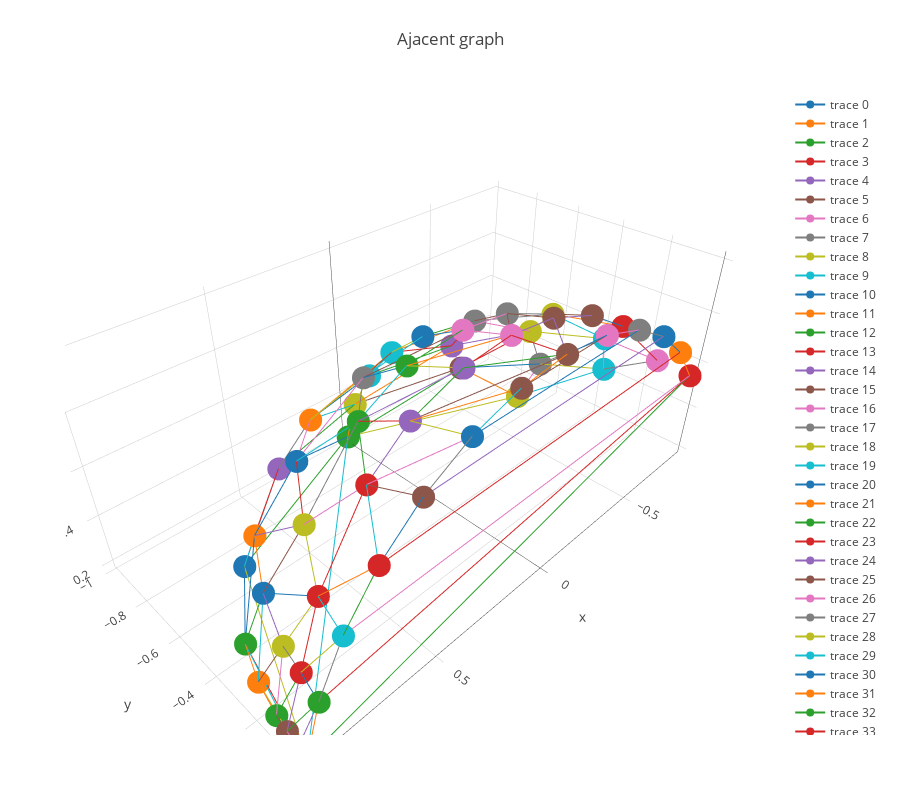

The cell this chart's notebook holds for it:
### Code cell


### Figure 1 — Plotly figure (JSON) as saved in the notebook; plotly's stock layout.template omitted (floating-point values rounded to 4 significant figures)
{"data": [{"type": "scatter3d", "x": [0, -0.1951], "y": [0, -6.758e-08], "z": [1, 0.9808]}, {"type": "scatter3d", "x": [0, 0.1951], "y": [0, 0], "z": [1, 0.9808]}, {"type": "scatter3d", "x": [0, 0.2028], "y": [0, -0.1946], "z": [1, 0.9597]}, {"type": "scatter3d", "x": [0, 6.375e-08], "y": [0, -0.1951], "z": [1, 0.9808]}, {"type": "scatter3d", "x": [0, -0.2028], "y": [0, -0.1946], "z": [1, 0.9597]}, {"type": "scatter3d", "x": [0, 0.4137], "y": [0, -0.1901], "z": [1, 0.8903]}, {"type": "scatter3d", "x": [-0.8321, -0.7071], "y": [-0.3548, -0.3015], "z": [0.4264, 0.6396]}, {"type": "scatter3d", "x": [-0.8321, -0.8069], "y": [-0.3548, -0.1248], "z": [0.4264, 0.5773]}, {"type": "scatter3d", "x": [-0.8321, -0.7071], "y": [-0.3548, -0.5774], "z": [0.4264, 0.4082]}, {"type": "scatter3d", "x": [-0.8321, -0.7071], "y": [-0.3548, -0.6786], "z": [0.4264, 0.1988]}, {"type": "scatter3d", "x": [-0.5907, -0.4137], "y": [-0.1705, -0.1901], "z": [0.7887, 0.8903]}, {"type": "scatter3d", "x": [-0.5907, -0.4472], "y": [-0.1705, -0.3651], "z": [0.7887, 0.8165]}, {"type": "scatter3d", "x": [-0.5907, -0.7071], "y": [-0.1705, -0.3015], "z": [0.7887, 0.6396]}, {"type": "scatter3d", "x": [-0.5907, -0.8069], "y": [-0.1705, -0.1248], "z": [0.7887, 0.5773]}, {"type": "scatter3d", "x": [-0.4137, -0.2028], "y": [-0.1901, -0.1946], "z": [0.8903, 0.9597]}, {"type": "scatter3d", "x": [-0.4137, -0.4472], "y": [-0.1901, -0.3651], "z": [0.8903, 0.8165]}, {"type": "scatter3d", "x": [-0.7071, -0.8069], "y": [-0.3015, -0.1248], "z": [0.6396, 0.5773]}, {"type": "scatter3d", "x": [-0.7071, -0.7071], "y": [-0.3015, -0.5774], "z": [0.6396, 0.4082]}, {"type": "scatter3d", "x": [-0.7071, -0.5547], "y": [-0.3015, -0.5322], "z": [0.6396, 0.6396]}, {"type": "scatter3d", "x": [-0.7071, -0.4472], "y": [-0.3015, -0.3651], "z": [0.6396, 0.8165]}, {"type": "scatter3d", "x": [-0.4587, -0.7071], "y": [-0.7911, -0.5774], "z": [0.4046, 0.4082]}, {"type": "scatter3d", "x": [-0.4587, -0.7071], "y": [-0.7911, -0.6786], "z": [0.4046, 0.1988]}, {"type": "scatter3d", "x": [-0.4587, 3.205e-07], "y": [-0.7911, -0.9808], "z": [0.4046, 0.1951]}, {"type": "scatter3d", "x": [-0.4587, -0.5547], "y": [-0.7911, -0.5322], "z": [0.4046, 0.6396]}, {"type": "scatter3d", "x": [-0.4587, -0.3437], "y": [-0.7911, -0.7406], "z": [0.4046, 0.5773]}, {"type": "scatter3d", "x": [-0.4587, 3.019e-07], "y": [-0.7911, -0.9239], "z": [0.4046, 0.3827]}, {"type": "scatter3d", "x": [-0.7071, -0.7071], "y": [-0.5774, -0.6786], "z": [0.4082, 0.1988]}, {"type": "scatter3d", "x": [-0.7071, -0.5547], "y": [-0.5774, -0.5322], "z": [0.4082, 0.6396]}, {"type": "scatter3d", "x": [-0.7071, 3.205e-07], "y": [-0.6786, -0.9808], "z": [0.1988, 0.1951]}, {"type": "scatter3d", "x": [3.205e-07, 0.9808], "y": [-0.9808, 0], "z": [0.1951, 0.1951]}, {"type": "scatter3d", "x": [3.205e-07, 0.4587], "y": [-0.9808, -0.7911], "z": [0.1951, 0.4046]}, {"type": "scatter3d", "x": [3.205e-07, 3.019e-07], "y": [-0.9808, -0.9239], "z": [0.1951, 0.3827]}, {"type": "scatter3d", "x": [3.205e-07, 0.7071], "y": [-0.9808, -0.6786], "z": [0.1951, 0.1988]}, {"type": "scatter3d", "x": [-0.2028, -0.4472], "y": [-0.1946, -0.3651], "z": [0.9597, 0.8165]}, {"type": "scatter3d", "x": [-0.2028, 6.375e-08], "y": [-0.1946, -0.1951], "z": [0.9597, 0.9808]}, {"type": "scatter3d", "x": [-0.2028, -0.2284], "y": [-0.1946, -0.3939], "z": [0.9597, 0.8903]}, {"type": "scatter3d", "x": [0.3827, 0.5907], "y": [0, -0.1705], "z": [0.9239, 0.7887]}, {"type": "scatter3d", "x": [0.3827, 0.5556], "y": [0, 0], "z": [0.9239, 0.8315]}, {"type": "scatter3d", "x": [0.3827, 0.4137], "y": [0, -0.1901], "z": [0.9239, 0.8903]}, {"type": "scatter3d", "x": [0.3827, 0.1951], "y": [0, 0], "z": [0.9239, 0.9808]}, {"type": "scatter3d", "x": [0.3827, -0.3827], "y": [0, -1.326e-07], "z": [0.9239, 0.9239]}, {"type": "scatter3d", "x": [0.4137, 0.1951], "y": [-0.1901, 0], "z": [0.8903, 0.9808]}, {"type": "scatter3d", "x": [0.4137, 0.2028], "y": [-0.1901, -0.1946], "z": [0.8903, 0.9597]}, {"type": "scatter3d", "x": [0.4137, 0.4472], "y": [-0.1901, -0.3651], "z": [0.8903, 0.8165]}, {"type": "scatter3d", "x": [0.4137, 0.5907], "y": [-0.1901, -0.1705], "z": [0.8903, 0.7887]}, {"type": "scatter3d", "x": [0.1951, -0.1951], "y": [0, -6.758e-08], "z": [0.9808, 0.9808]}, {"type": "scatter3d", "x": [-0.3827, -0.1951], "y": [-1.326e-07, -6.758e-08], "z": [0.9239, 0.9808]}, {"type": "scatter3d", "x": [-0.3827, -0.5556], "y": [-1.326e-07, -1.925e-07], "z": [0.9239, 0.8315]}, {"type": "scatter3d", "x": [0.2284, 0.2028], "y": [-0.3939, -0.1946], "z": [0.8903, 0.9597]}, {"type": "scatter3d", "x": [0.2284, 0.4472], "y": [-0.3939, -0.3651], "z": [0.8903, 0.8165]}, {"type": "scatter3d", "x": [0.2284, 0.2588], "y": [-0.3939, -0.5577], "z": [0.8903, 0.7887]}, {"type": "scatter3d", "x": [0.2284, 6.375e-08], "y": [-0.3939, -0.1951], "z": [0.8903, 0.9808]}, {"type": "scatter3d", "x": [0.2284, 1.251e-07], "y": [-0.3939, -0.3827], "z": [0.8903, 0.9239]}, {"type": "scatter3d", "x": [0.2028, 6.375e-08], "y": [-0.1946, -0.1951], "z": [0.9597, 0.9808]}, {"type": "scatter3d", "x": [0.2028, 0.4472], "y": [-0.1946, -0.3651], "z": [0.9597, 0.8165]}, {"type": "scatter3d", "x": [6.375e-08, -0.2284], "y": [-0.1951, -0.3939], "z": [0.9808, 0.8903]}, {"type": "scatter3d", "x": [6.375e-08, 1.251e-07], "y": [-0.1951, -0.3827], "z": [0.9808, 0.9239]}, {"type": "scatter3d", "x": [0.7071, 0.4587], "y": [-0.6786, -0.7911], "z": [0.1988, 0.4046]}, {"type": "scatter3d", "x": [0.7071, 0.9808], "y": [-0.6786, 0], "z": [0.1988, 0.1951]}, {"type": "scatter3d", "x": [0.7071, 0.7071], "y": [-0.6786, -0.5774], "z": [0.1988, 0.4082]}, {"type": "scatter3d", "x": [0.7071, 0.8886], "y": [-0.6786, -0.4084], "z": [0.1988, 0.2088]}, {"type": "scatter3d", "x": [-0.2588, 2.311e-07], "y": [-0.5577, -0.7071], "z": [0.7887, 0.7071]}, {"type": "scatter3d", "x": [-0.2588, 1.816e-07], "y": [-0.5577, -0.5556], "z": [0.7887, 0.8315]}, {"type": "scatter3d", "x": [-0.2588, -0.3437], "y": [-0.5577, -0.7406], "z": [0.7887, 0.5773]}, {"type": "scatter3d", "x": [-0.2588, 1.251e-07], "y": [-0.5577, -0.3827], "z": [0.7887, 0.9239]}, {"type": "scatter3d", "x": [-0.2588, -0.2284], "y": [-0.5577, -0.3939], "z": [0.7887, 0.8903]}, {"type": "scatter3d", "x": [-0.2588, -0.5547], "y": [-0.5577, -0.5322], "z": [0.7887, 0.6396]}, {"type": "scatter3d", "x": [-0.2588, -0.4472], "y": [-0.5577, -0.3651], "z": [0.7887, 0.8165]}, {"type": "scatter3d", "x": [1.816e-07, 2.311e-07], "y": [-0.5556, -0.7071], "z": [0.8315, 0.7071]}, {"type": "scatter3d", "x": [1.816e-07, 0.2588], "y": [-0.5556, -0.5577], "z": [0.8315, 0.7887]}, {"type": "scatter3d", "x": [1.816e-07, 1.251e-07], "y": [-0.5556, -0.3827], "z": [0.8315, 0.9239]}, {"type": "scatter3d", "x": [-0.3437, 3.019e-07], "y": [-0.7406, -0.9239], "z": [0.5773, 0.3827]}, {"type": "scatter3d", "x": [-0.3437, 2.717e-07], "y": [-0.7406, -0.8315], "z": [0.5773, 0.5556]}, {"type": "scatter3d", "x": [-0.3437, 2.311e-07], "y": [-0.7406, -0.7071], "z": [0.5773, 0.7071]}, {"type": "scatter3d", "x": [-0.3437, -0.5547], "y": [-0.7406, -0.5322], "z": [0.5773, 0.6396]}, {"type": "scatter3d", "x": [1.251e-07, 0.2588], "y": [-0.3827, -0.5577], "z": [0.9239, 0.7887]}, {"type": "scatter3d", "x": [1.251e-07, -0.2284], "y": [-0.3827, -0.3939], "z": [0.9239, 0.8903]}, {"type": "scatter3d", "x": [-0.2284, -0.4472], "y": [-0.3939, -0.3651], "z": [0.8903, 0.8165]}, {"type": "scatter3d", "x": [-0.5547, -0.4472], "y": [-0.5322, -0.3651], "z": [0.6396, 0.8165]}, {"type": "scatter3d", "x": [0.7071, 0.5907], "y": [0, -0.1705], "z": [0.7071, 0.7887]}, {"type": "scatter3d", "x": [0.7071, 0.5556], "y": [0, 0], "z": [0.7071, 0.8315]}, {"type": "scatter3d", "x": [0.7071, 0.8069], "y": [0, -0.1248], "z": [0.7071, 0.5773]}, {"type": "scatter3d", "x": [0.7071, 0.8315], "y": [0, 0], "z": [0.7071, 0.5556]}, {"type": "scatter3d", "x": [0.7071, -0.7071], "y": [0, -2.449e-07], "z": [0.7071, 0.7071]}, {"type": "scatter3d", "x": [0.5556, -0.5556], "y": [0, -1.925e-07], "z": [0.8315, 0.8315]}, {"type": "scatter3d", "x": [0.5556, 0.5907], "y": [0, -0.1705], "z": [0.8315, 0.7887]}, {"type": "scatter3d", "x": [0.8315, -0.8315], "y": [0, -2.88e-07], "z": [0.5556, 0.5556]}, {"type": "scatter3d", "x": [0.8315, 0.9239], "y": [0, 0], "z": [0.5556, 0.3827]}, {"type": "scatter3d", "x": [0.8315, 0.9104], "y": [0, -0.08641], "z": [0.5556, 0.4046]}, {"type": "scatter3d", "x": [0.8315, 0.8069], "y": [0, -0.1248], "z": [0.5556, 0.5773]}, {"type": "scatter3d", "x": [-0.7071, -0.5556], "y": [-2.449e-07, -1.925e-07], "z": [0.7071, 0.8315]}, {"type": "scatter3d", "x": [-0.7071, -0.8315], "y": [-2.449e-07, -2.88e-07], "z": [0.7071, 0.5556]}, {"type": "scatter3d", "x": [-0.8315, 0.9808], "y": [-2.88e-07, 0], "z": [0.5556, 0.1951]}, {"type": "scatter3d", "x": [-0.8315, 0.9239], "y": [-2.88e-07, 0], "z": [0.5556, 0.3827]}, {"type": "scatter3d", "x": [0.9792, 0.9239], "y": [-0.04031, 0], "z": [0.1988, 0.3827]}, {"type": "scatter3d", "x": [0.9792, 0.9808], "y": [-0.04031, 0], "z": [0.1988, 0.1951]}, {"type": "scatter3d", "x": [0.9792, 0.9736], "y": [-0.04031, -0.0924], "z": [0.1988, 0.2088]}, {"type": "scatter3d", "x": [0.9792, 0.9659], "y": [-0.04031, -0.1494], "z": [0.1988, 0.2113]}, {"type": "scatter3d", "x": [0.9792, 0.9391], "y": [-0.04031, -0.2711], "z": [0.1988, 0.2113]}, {"type": "scatter3d", "x": [0.9792, 0.8886], "y": [-0.04031, -0.4084], "z": [0.1988, 0.2088]}, {"type": "scatter3d", "x": [0.9239, 0.9104], "y": [0, -0.08641], "z": [0.3827, 0.4046]}, {"type": "scatter3d", "x": [0.9239, 0.9808], "y": [0, 0], "z": [0.3827, 0.1951]}, {"type": "scatter3d", "x": [0.9239, 0.9736], "y": [0, -0.0924], "z": [0.3827, 0.2088]}, {"type": "scatter3d", "x": [0.9808, 0.8886], "y": [0, -0.4084], "z": [0.1951, 0.2088]}, {"type": "scatter3d", "x": [0.9736, 0.9104], "y": [-0.0924, -0.08641], "z": [0.2088, 0.4046]}, {"type": "scatter3d", "x": [0.9736, 0.9659], "y": [-0.0924, -0.1494], "z": [0.2088, 0.2113]}, {"type": "scatter3d", "x": [0.3437, 0.5547], "y": [-0.7406, -0.5322], "z": [0.5773, 0.6396]}, {"type": "scatter3d", "x": [0.3437, 0.4587], "y": [-0.7406, -0.7911], "z": [0.5773, 0.4046]}, {"type": "scatter3d", "x": [0.3437, 0.2588], "y": [-0.7406, -0.5577], "z": [0.5773, 0.7887]}, {"type": "scatter3d", "x": [0.3437, 3.019e-07], "y": [-0.7406, -0.9239], "z": [0.5773, 0.3827]}, {"type": "scatter3d", "x": [0.3437, 2.717e-07], "y": [-0.7406, -0.8315], "z": [0.5773, 0.5556]}, {"type": "scatter3d", "x": [0.3437, 2.311e-07], "y": [-0.7406, -0.7071], "z": [0.5773, 0.7071]}, {"type": "scatter3d", "x": [0.4587, 3.019e-07], "y": [-0.7911, -0.9239], "z": [0.4046, 0.3827]}, {"type": "scatter3d", "x": [0.4587, 0.7071], "y": [-0.7911, -0.5774], "z": [0.4046, 0.4082]}, {"type": "scatter3d", "x": [0.4587, 0.5547], "y": [-0.7911, -0.5322], "z": [0.4046, 0.6396]}, {"type": "scatter3d", "x": [0.2588, 2.311e-07], "y": [-0.5577, -0.7071], "z": [0.7887, 0.7071]}, {"type": "scatter3d", "x": [0.2588, 0.5547], "y": [-0.5577, -0.5322], "z": [0.7887, 0.6396]}, {"type": "scatter3d", "x": [0.2588, 0.4472], "y": [-0.5577, -0.3651], "z": [0.7887, 0.8165]}, {"type": "scatter3d", "x": [3.019e-07, 2.717e-07], "y": [-0.9239, -0.8315], "z": [0.3827, 0.5556]}, {"type": "scatter3d", "x": [2.717e-07, 2.311e-07], "y": [-0.8315, -0.7071], "z": [0.5556, 0.7071]}, {"type": "scatter3d", "x": [0.8886, 0.7071], "y": [-0.4084, -0.5774], "z": [0.2088, 0.4082]}, {"type": "scatter3d", "x": [0.8886, 0.9391], "y": [-0.4084, -0.2711], "z": [0.2088, 0.2113]}, {"type": "scatter3d", "x": [0.8886, 0.8321], "y": [-0.4084, -0.3548], "z": [0.2088, 0.4264]}, {"type": "scatter3d", "x": [0.7071, 0.5547], "y": [-0.3015, -0.5322], "z": [0.6396, 0.6396]}, {"type": "scatter3d", "x": [0.7071, 0.7071], "y": [-0.3015, -0.5774], "z": [0.6396, 0.4082]}, {"type": "scatter3d", "x": [0.7071, 0.8321], "y": [-0.3015, -0.3548], "z": [0.6396, 0.4264]}, {"type": "scatter3d", "x": [0.7071, 0.5907], "y": [-0.3015, -0.1705], "z": [0.6396, 0.7887]}, {"type": "scatter3d", "x": [0.7071, 0.4472], "y": [-0.3015, -0.3651], "z": [0.6396, 0.8165]}, {"type": "scatter3d", "x": [0.7071, 0.8069], "y": [-0.3015, -0.1248], "z": [0.6396, 0.5773]}, {"type": "scatter3d", "x": [0.5547, 0.4472], "y": [-0.5322, -0.3651], "z": [0.6396, 0.8165]}, {"type": "scatter3d", "x": [0.5547, 0.7071], "y": [-0.5322, -0.5774], "z": [0.6396, 0.4082]}, {"type": "scatter3d", "x": [0.7071, 0.8321], "y": [-0.5774, -0.3548], "z": [0.4082, 0.4264]}, {"type": "scatter3d", "x": [0.5907, 0.4472], "y": [-0.1705, -0.3651], "z": [0.7887, 0.8165]}, {"type": "scatter3d", "x": [0.5907, 0.8069], "y": [-0.1705, -0.1248], "z": [0.7887, 0.5773]}, {"type": "scatter3d", "x": [0.8944, 0.8321], "y": [-0.1826, -0.3548], "z": [0.4082, 0.4264]}, {"type": "scatter3d", "x": [0.8944, 0.9391], "y": [-0.1826, -0.2711], "z": [0.4082, 0.2113]}, {"type": "scatter3d", "x": [0.8944, 0.9659], "y": [-0.1826, -0.1494], "z": [0.4082, 0.2113]}, {"type": "scatter3d", "x": [0.8944, 0.9104], "y": [-0.1826, -0.08641], "z": [0.4082, 0.4046]}, {"type": "scatter3d", "x": [0.8944, 0.8069], "y": [-0.1826, -0.1248], "z": [0.4082, 0.5773]}, {"type": "scatter3d", "x": [0.8321, 0.9391], "y": [-0.3548, -0.2711], "z": [0.4264, 0.2113]}, {"type": "scatter3d", "x": [0.8321, 0.8069], "y": [-0.3548, -0.1248], "z": [0.4264, 0.5773]}, {"type": "scatter3d", "x": [0.9391, 0.9659], "y": [-0.2711, -0.1494], "z": [0.2113, 0.2113]}, {"type": "scatter3d", "x": [0.9659, 0.9104], "y": [-0.1494, -0.08641], "z": [0.2113, 0.4046]}, {"type": "scatter3d", "x": [0.9104, 0.8069], "y": [-0.08641, -0.1248], "z": [0.4046, 0.5773]}], "layout": {"autosize": true, "height": 800, "margin": {"b": 65, "l": 65, "r": 50, "t": 90}, "title": "Ajacent graph", "width": 900}}
